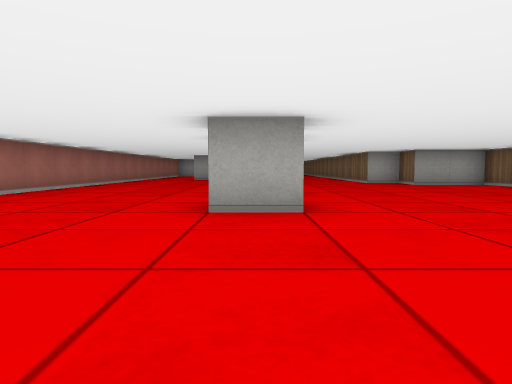
View 1 (above)

19 first-person views from a walk through a cub3D level. The camera is about half as high as the walls, tilts 4° down and sees 75° across. The floor is counted in squares. Each view is taken from the middle of a square. On the plan, view 1 faces up. The plan holds only what a view shows up to about 9 squares ahead; the rest is blank.

View 2
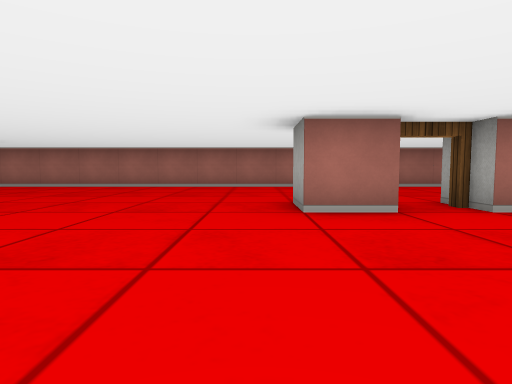

View 3
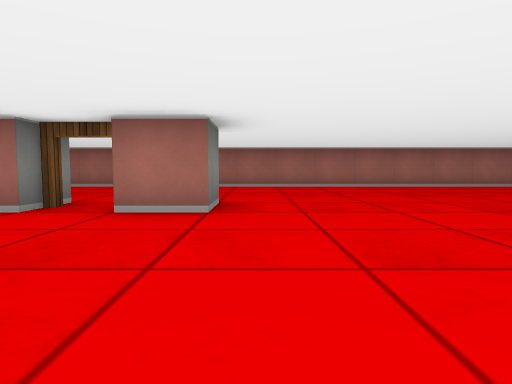

View 4
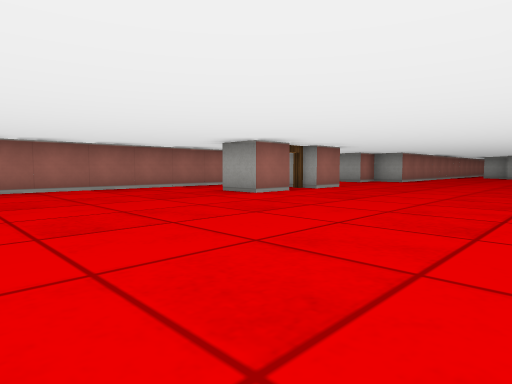

View 5
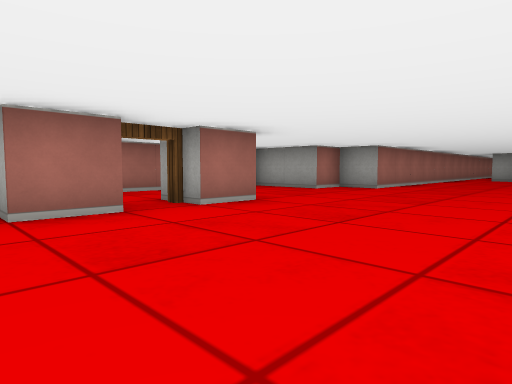

View 6
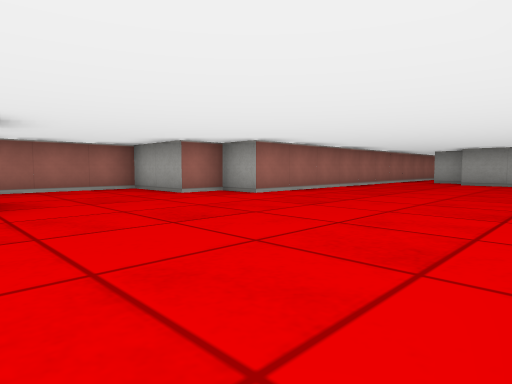

View 7
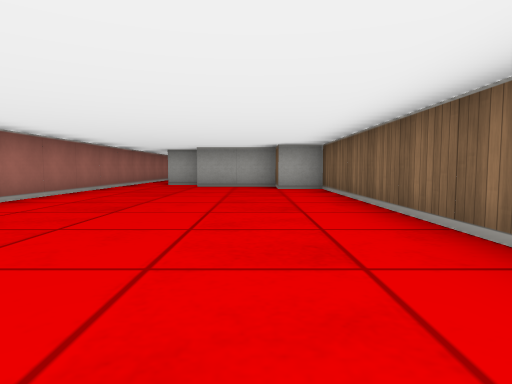

View 8
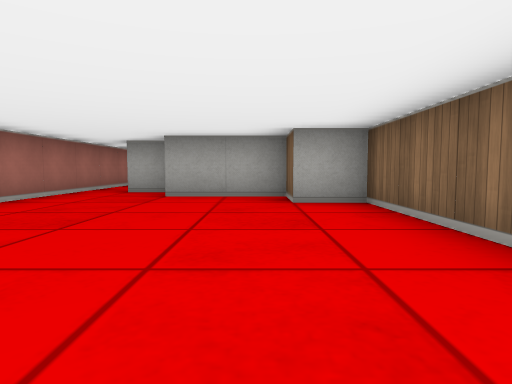

View 9
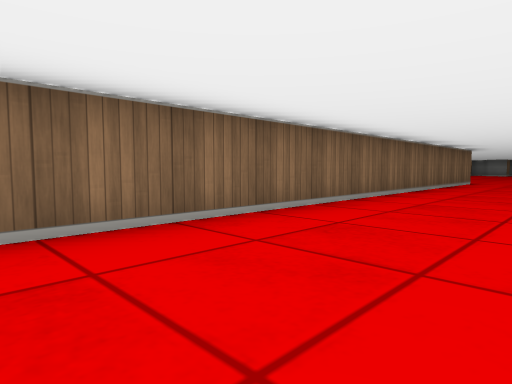

View 10
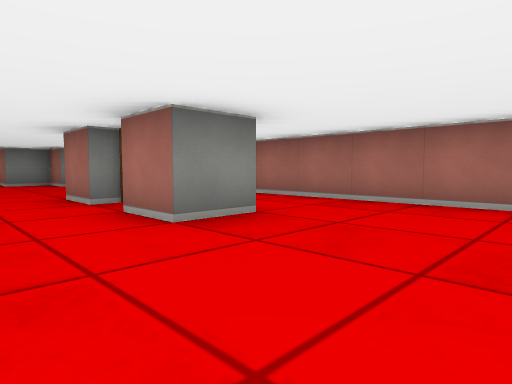

View 11
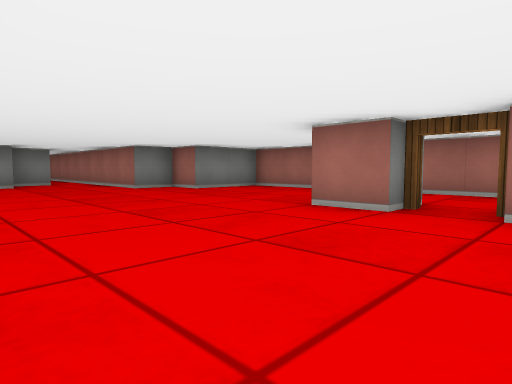

View 12
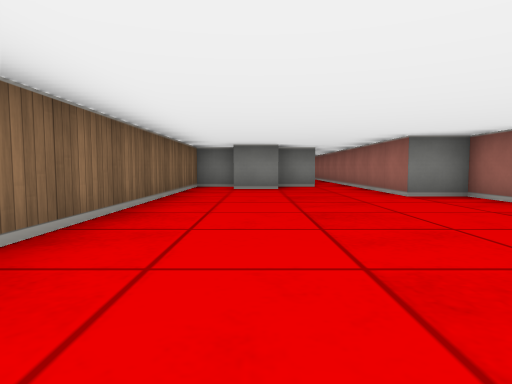

View 13
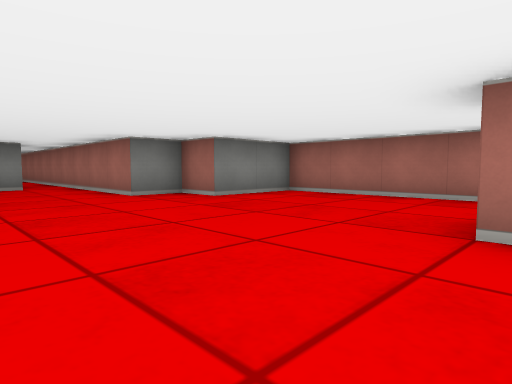

View 14
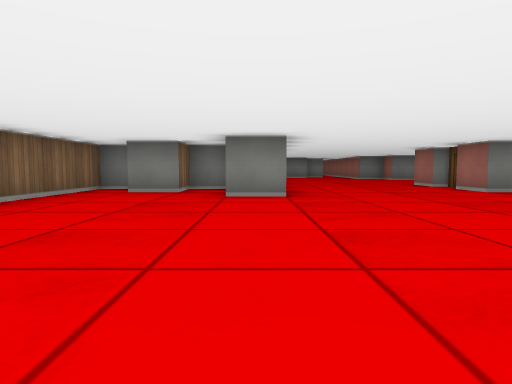

View 15
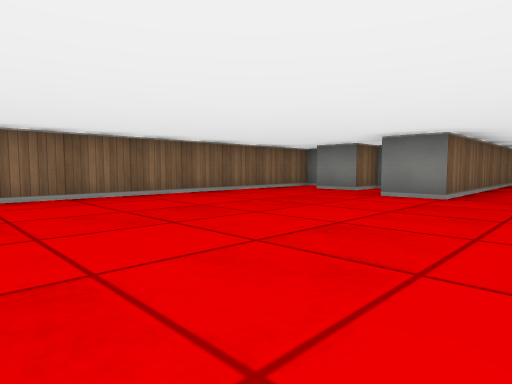

View 16
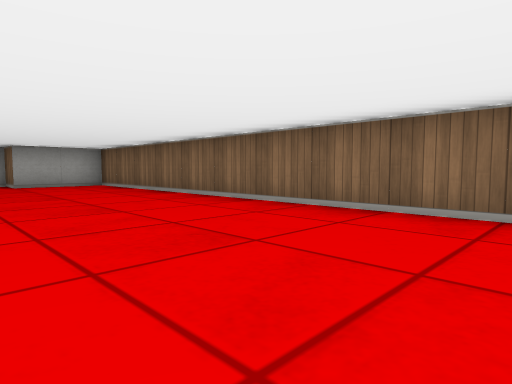

View 17
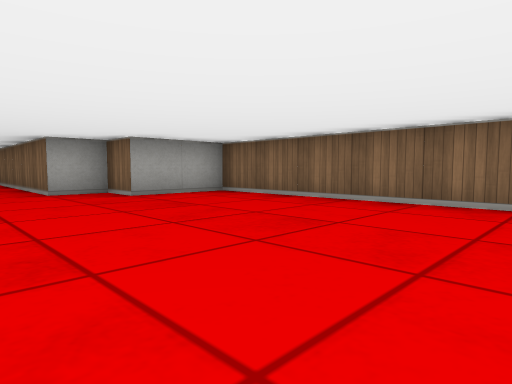

View 18
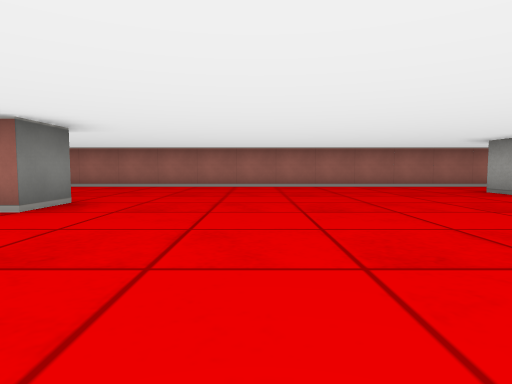

View 19
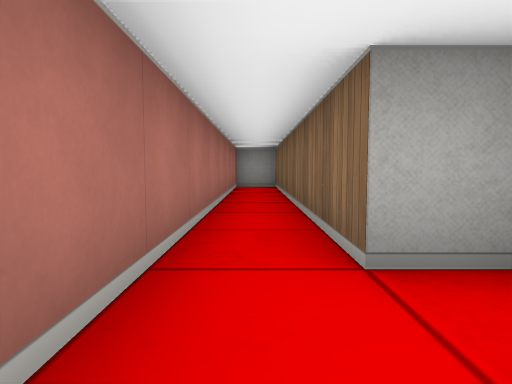

### Floor plan
Points are (right, up) in squares from view 1. A wall is a line through its corners. A room is listed if a view was taken in it or the views show most of it. See-through windows are left out.
Room 1 (views 1, 2, 3, 4, 5, 6, 7, 8, 9, 10, 11, 12, 13, 14, 15, 16, 17, 18, 19)
walls: (-0.5, 6.5) (0.5, 6.5) (0.5, 5.5); (0.5, 4.5) (0.5, 3.5) (-0.5, 3.5); (-1.5, 14.6) (-1.5, 13.5) (-2.5, 13.5); (-2.5, -2.5) (-1.5, -2.5) (-1.5, -3.5); (3.6, -3.5) (4.5, -3.5) (4.5, -2.5) (5.5, -2.5); (5.9, -3.5) (6.5, -3.5) (6.5, 9.5) (4.5, 9.5) (4.5, 10.5) (3.5, 10.5) (3.5, 25.5) (2.5, 25.5) (2.5, 26.5) (0.5, 26.5); (-1.5, -4.5) (-1.5, -5.5); (-1.5, 16.5) (-1.5, 15.5); (0.4, -12.5) (1.5, -12.5); (1.5, -13.5) (2.5, -13.5) (2.5, -1.5) (3.5, -1.5); (-0.6, -13.5) (0.5, -13.5); (0.2, 27.5) (-0.5, 27.5) (-0.5, 34.5) (-1.5, 34.5) (-1.5, 20.5) (-2.5, 20.5) (-2.5, 19.5) (-4.5, 19.5) (-4.5, -9.5) (-2.5, -9.5) (-2.5, -10.5) (-1.5, -10.5) (-1.5, -15.2)
ways out: open door at (-2, -4); open door at (-2, 15); open door at (0, 5)

Where each view was taken, in squares from view 1:
view 1: 0 up, 0 right, facing up
view 2: 3 up, 4 right, facing left
view 3: 7 up, 4 right, facing left
view 4: 9 up, 3 right, facing up-left
view 5: 13 up, 2 right, facing up-left
view 6: 16 up, 3 right, facing up-left
view 7: 18 up, 2 right, facing up
view 8: 21 up, 2 right, facing up
view 9: 22 up, 1 right, facing down-right
view 10: 0 up, 0 right, facing down-left
view 11: 3 down, 2 right, facing down-left
view 12: 5 down, 1 right, facing down
view 13: 5 down, 1 right, facing down-left
view 14: 4 up, 3 right, facing down
view 15: 4 up, 1 right, facing down-right
view 16: 0 up, 3 right, facing up-right
view 17: 4 up, 2 right, facing up-right
view 18: 9 up, 4 right, facing left
view 19: 26 up, 1 left, facing up
